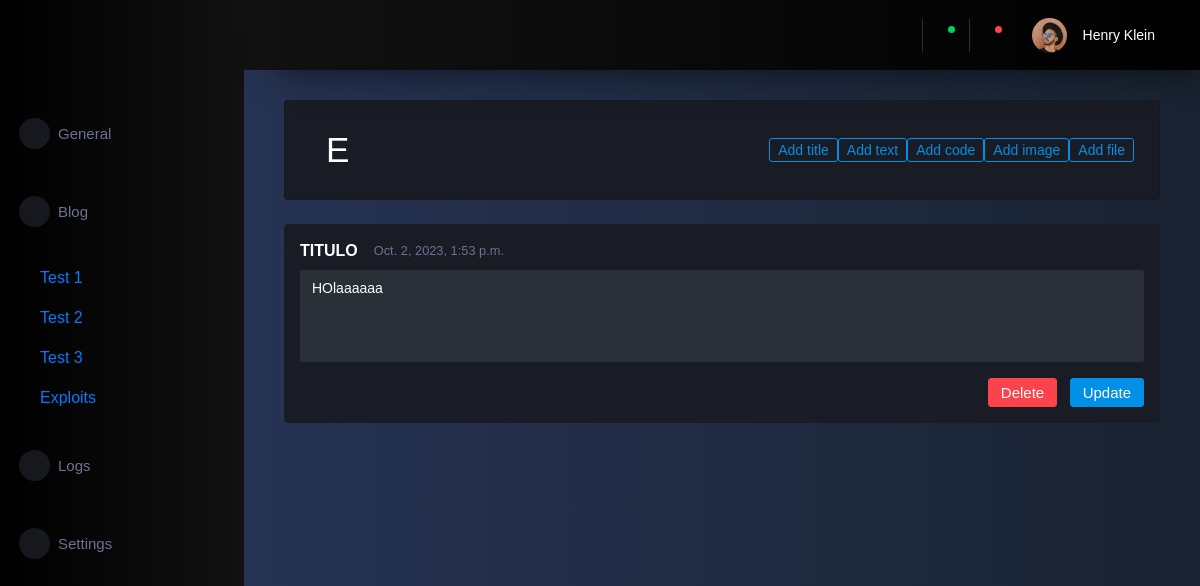
/dashboard/blog/category/post/3/, run on the app's committed database.
### dashboard/blog/models.py (models this page shows, shortened)
class Categories(models.Model):
    name = models.CharField(max_length=100, unique=True)
    fecha_creacion = models.DateTimeField(auto_now_add=True)

class Posts(models.Model):
    name = models.CharField(max_length=100, unique=True)
    subcategory = models.ForeignKey(SubCategories, on_delete=models.CASCADE, related_name='posts', blank=True)
    fecha_creacion = models.DateTimeField(auto_now_add=True)

class Titulos(models.Model):
    contenido = models.CharField(max_length=255, blank=True, null=True)
    color = models.CharField(max_length=255, blank=True, null=True)
    fecha_creacion = models.DateTimeField(auto_now_add=True)
    post = models.ForeignKey(Posts, on_delete=models.CASCADE, related_name='titulos')
    def get_seccion_tipo(self):
        return 'titulo'

### dashboard/blog/views.py (the view)
# urls.py: path('dashboard/blog/category/post/<int:post_id>/', views.post, name='post'),
def post(request, post_id=None):
    try:
        post = get_object_or_404(Posts, id=post_id)
        categories = Categories.objects.all()
        titulos = Titulos.objects.filter(post=post)
        textos = Textos.objects.filter(post=post)
        archivos = Archivos.objects.filter(post=post)
        codigos = Codigos.objects.filter(post=post)
        print(codigos)
        try:
            for codigo in codigos:
                print(codigo.contenido)
                codigo.contenido = markdown.markdown(codigo.contenido)
        except:
            print("no hay contenido")
        imagenes = Imagenes.objects.filter(post=post)
        todos_elementos = list(chain(titulos, textos, archivos, codigos, imagenes))
        todos_elementos_ordenados = sorted(todos_elementos, key=lambda x: x.fecha_creacion)
    except Categories.DoesNotExist:
        messages.error(request, 'Categorie not found.')
        return redirect('blog')
    return render(request, 'dashboard/blog/post/index.html', {
        'categories': categories,
        'post': post,
        'elementos': todos_elementos_ordenados,
    })

### templates/dashboard/blog/post/index.html (shortened to what this page needs)
{% extends "dashboard/base.html" %}
{% block content %}
<div class="col-lg-12 grid-margin stretch-card">
    <div class="card">
        <div class="card-body">
            <div class="d-flex flex-wrap justify-content-between align-items-center">
                <div class="text-left mb-3 mb-lg-0 order-lg-1">
                    <h1 class="card-title ml-3 mb-0 d-none d-lg-block">{{post.name}}</h1>
                </div>
                <div class="btn-group text-center order-lg-2">
                    <form method="post" action="{% url 'add_title' post_id=post.id %}">
                        <button type="submit" class="btn btn-outline-primary btn-sm">Add title</button>
                    </form>
                    <form method="post" action="{% url 'add_text' post_id=post.id %}">
                        <button type="submit" class="btn btn-outline-primary btn-sm">Add text</button>
                    </form>
                    <form method="post" action="{% url 'add_code' post_id=post.id %}">
                        <button type="submit" class="btn btn-outline-primary btn-sm">Add code</button>
                    </form>
                    <form method="post" action="{% url 'add_image' post_id=post.id %}" enctype="multipart/form-data">
                        <button type="submit" class="btn btn-outline-primary btn-sm">Add image</button>
                    </form>
                    <form method="post" action="{% url 'add_file' post_id=post.id %}" enctype="multipart/form-data">
                        <button type="submit" class="btn btn-outline-primary btn-sm">Add file</button>
                    </form>
                </div>
            </div>
        </div>
    </div>
</div>
{% for elemento in elementos %}
<div class="col-lg-12 grid-margin stretch-card">
    <form class="w-100" method="post" action="{% url 'update_or_delete_section' %}">
        <div class="card border-0">
            <div class="card-body p-3">
                <div class="d-flex justify-content-between align-items-center">
                    <div class="text-left">
                        <div class="d-flex">
                            <h5 class="mr-3 text-uppercase font-weight-bold">{{ elemento.get_seccion_tipo }}</h5>
                            <p class="text-muted small mb-0">{{ elemento.fecha_creacion }}</p>
                        </div>
                    </div>
                    <button class="navbar-toggler" type="button" data-toggle="collapse" data-target="#cardContent">
                        <span class="mdi mdi-menu"></span>
                    </button>
                </div>
                <div id="cardContent" class="collapse show">
                    <div class="form-group">
                        <textarea class="form-control" name="nuevo_contenido" rows="5">{{ elemento.contenido }}</textarea>
                    </div>
                    <div class="text-right mt-3">
                        <button type="submit" class="btn btn-danger" name="action" value="delete">Delete</button>
                        <button type="submit" class="btn btn-primary ml-2" name="action" value="update">Update</button>
                    </div>
                </div>
            </div>
        </div>
    </form>
</div>
{% endfor %}
{% endblock %}

### templates/dashboard/sidebar.html
{% load static %}
<nav class="sidebar sidebar-offcanvas sidebar-color" id="sidebar">
  <ul class="nav mt-4">
    <li class="nav-item py-3 {% if request.resolver_match.url_name == 'general' %}active{% endif %}">
      <a class="nav-link" href="{% url 'dashboard'  %}">
        <span class="menu-icon">
          <i class="mdi mdi-speedometer"></i>
        </span>
        <span class="menu-title">General</span>
      </a>
    </li>
    <li class="nav-item py-3 {% if request.resolver_match.url_name == 'blog' %}dropdown show active{% else %}dropdown{% endif %}">
      <a class="nav-link" href="{% url 'blog'  %}" id="categoriesDropdown" role="button" data-bs-toggle="dropdown" aria-haspopup="true" aria-expanded="false">
        <span class="menu-icon">
          <i class="mdi mdi-speedometer"></i>
        </span>
        <span class="menu-title">Blog</span>
      </a>
    </li>
    {% if request.resolver_match.url_name == 'blog' or request.resolver_match.url_name == 'blog-category' or request.resolver_match.url_name == 'post' %}
    <div class="my-2 show">
      {% for category in categories %}
      <a class="nav-link ml-4" href="{% url 'blog-category' category_id=category.id %}">{{ category.name }}</a>
      {% endfor %}
    </div>
    {% endif %}
    <li class="nav-item py-3">
      <a class="nav-link" href="#">
        <span class="menu-icon">
          <i class="mdi mdi-speedometer"></i>
        </span>
        <span class="menu-title">Logs</span>
      </a>
    </li>
    <li class="nav-item py-3 {% if request.resolver_match.url_name == 'settings' %}active{% endif %}">
      <a class="nav-link" href="#">
        <span class="menu-icon">
          <i class="mdi mdi-speedometer"></i>
        </span>
        <span class="menu-title">Settings</span>
      </a>
    </li>
  </ul>
</nav>

### templates/dashboard/base.html (style rules this page uses)
.sidebar-color { background-image: linear-gradient(to right, #000000, #111111); }

### data on the page
Categories: name "Test 1"
Categories: name "Test 2"
Categories: name "Test 3"
Categories: name "Exploits"
Posts: name "E"
Titulos: get_seccion_tipo "TITULO", fecha_creacion "Oct. 2, 2023, 1:53 p.m.", nuevo_contenido "HOlaaaaaa"
